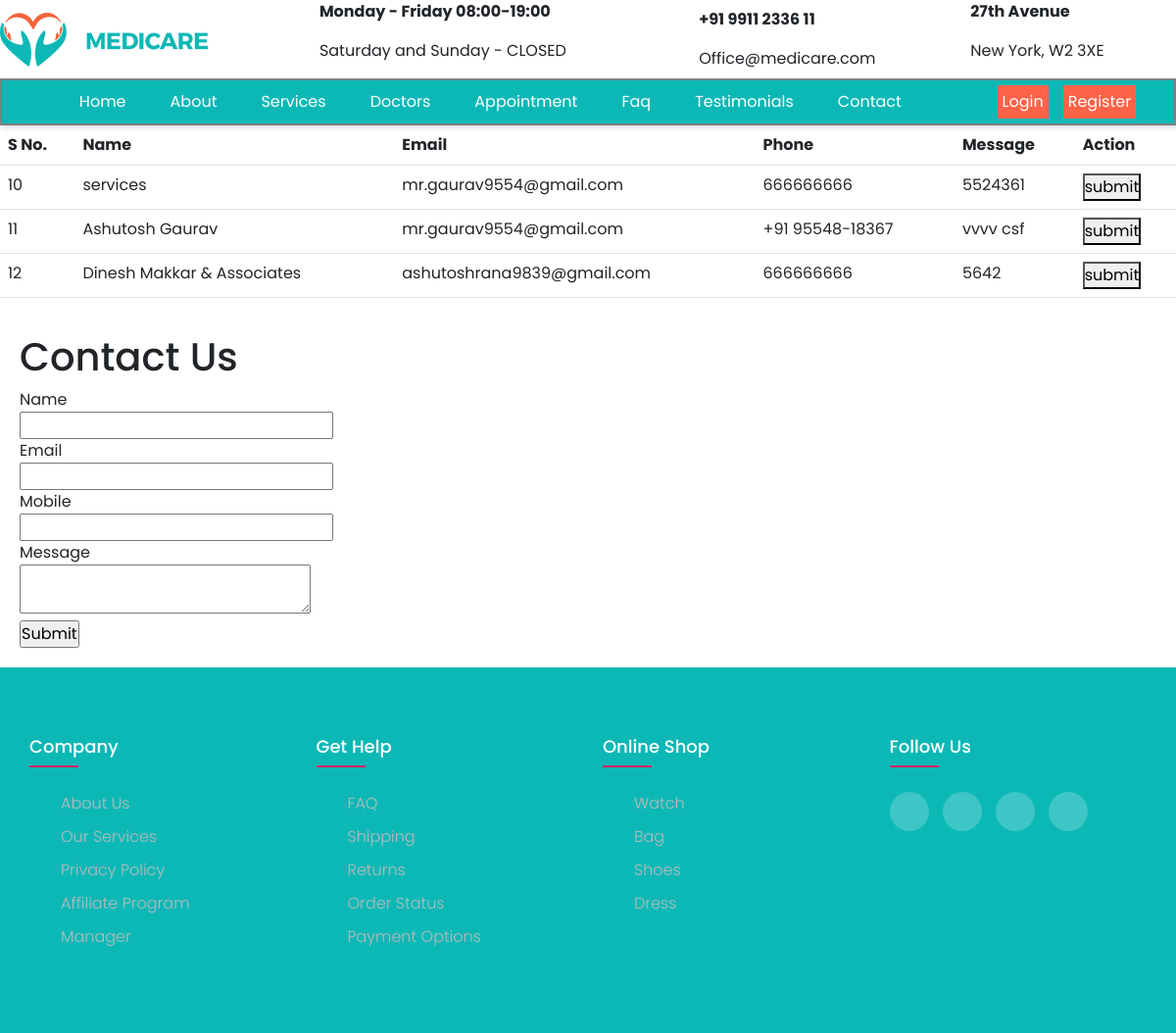
The app's page /contact with its own data.
### home/models.py (models this page shows, shortened)
class Contact(models.Model):
    name = models.CharField(max_length=100)
    email = models.CharField(max_length=100)
    phone = models.CharField(max_length=12)
    message = models.TextField()
    date = models.DateField()

### home/views.py (the view, shortened to what this page needs)
# urls.py: path('contact', views.contact, name="contact"),
def contact(request):
    return render(request, 'pages/contact.html', {
        'data': Contact.objects.all()
    })

### templates/pages/contact.html (shortened to what this page needs)
{% extends 'base.html' %}
{% block body %}
<div style="width:100%">
  <div>
    <table class="table table-hover">
      <thead>
        <tr>
          <th scope="col">S No.</th>
          <th scope="col">Name</th>
          <th scope="col">Email</th>
          <th scope="col">Phone</th>
          <th scope="col">Message</th>
          <th scope="col">Action</th>
        </tr>
      </thead>
      <tbody>
        {% for i in data %}
        <tr>
          <td>{{ i.id }}</td>
          <td>{{ i.name }}</td>
          <td>{{ i.email }}</td>
          <td>{{ i.phone }}</td>
          <td>{{ i.message }}</td>
          <td><button>submit</button></td>
        </tr>
        {% endfor %}
      </tbody>
    </table>
  </div>
  <div style="padding:20px;">
    <h1>Contact Us</h1>
    <form method="post" action="">
      <label>Name</label><br />
      <input type="name" name="name" required><br />
      <label>Email</label><br />
      <input type="email" name="email" required><br />
      <label>Mobile</label><br />
      <input type="phone" name="phone" required><br />
      <label>Message</label><br />
      <textarea type="textarea" name="message" required></textarea><br />
      <input type="submit">
    </form>
  </div>
</div>
{% endblock body %}

### templates/base.html (shortened to what this page needs)
<!DOCTYPE html>
<html lang="en">
<head>
    <link rel="stylesheet" href="https://cdn.jsdelivr.net/npm/bootstrap@5.3.0-alpha3/dist/css/bootstrap.min.css">
    <link rel="stylesheet" href="/static/css/style.css" />
    <link rel="stylesheet" href="/static/css/footer.css" />
</head>
<body>
    <header id="header1">
        <table style="width: 100%">
            <div>
                <td colspan="2"><img src="/static/images/logo.png" /></td>
                <td colspan="2">
                    <p><b>Monday - Friday 08:00-19:00</b></p>
                    <p>Saturday and Sunday - CLOSED</p>
                </td>
                <td colspan="2">
                    <p><b>+91 9911 2336 11</b></p>
                    Office@medicare.com
                </td>
                <td colspan="2">
                    <p><b>27th Avenue</b></p>
                    <p>New York, W2 3XE</p>
                </td>
            </div>
        </table>
        <nav class="navbar1">
            <div class="list1">
                <a class="a1" href="/">Home</a>
                <a class="a1" href="/about">About</a>
                <a class="a1" href="/services">Services</a>
                <a class="a1" href="/doctors">Doctors</a>
                <a class="a1" href="/appointment">Appointment</a>
                <a class="a1" href="/faq">Faq</a>
                <a class="a1" href="/testimonials">Testimonials</a>
                <a class="a1" href="/contact">Contact</a>
            </div>
            <div class="sig1">
                {% if request.user.is_anonymous %}
                <a class="a1" href="/user/login">Login</a>
                <a class="a1" href="/user/register">Register</a>
                {% else %}
                <a class="a1" href="/">welcome {{request.user}}</a>
                <a class="a1" href="/user/logout">Logout</a>
                {% endif %}
            </div>
        </nav>
    </header>
    {% block body %}{% endblock body %}
    <footer class="footer">
        <div class="container">
            <div class="row">
                <div class="footer-col">
                    <h4>company</h4>
                    <ul>
                        <li><a href="/">about us</a></li>
                        <li><a href="/">our services</a></li>
                        <li><a href="/">privacy policy</a></li>
                        <li><a href="/">affiliate program</a></li>
                        <li><a href="manager/">manager</a></li>
                    </ul>
                </div>
                <div class="footer-col">
                    <h4>get help</h4>
                    <ul>
                        <li><a href="/">FAQ</a></li>
                        <li><a href="/">shipping</a></li>
                        <li><a href="/">returns</a></li>
                        <li><a href="/">order status</a></li>
                        <li><a href="/">payment options</a></li>
                    </ul>
                </div>
                <div class="footer-col">
                    <h4>online shop</h4>
                    <ul>
                        <li><a href="/">watch</a></li>
                        <li><a href="/">bag</a></li>
                        <li><a href="/">shoes</a></li>
                        <li><a href="/">dress</a></li>
                    </ul>
                </div>
                <div class="footer-col">
                    <h4>follow us</h4>
                    <div class="social-links">
                        <a href="/"></a>
                        <a href="/"></a>
                        <a href="/"></a>
                        <a href="/"></a>
                    </div>
                </div>
            </div>
        </div>
    </footer>
</body>
</html>

### static/css/style.css (style rules this page uses)
html, body { padding: 0; margin: 0; }
#header1 { position: sticky; width: 100%; background-color: #fff; top: 0; right: 0; z-index: 1000; transition: 0.2s; box-shadow: -3px -3px 17px #ffffff73, 2px 2px 5px rgba(94, 104, 121, 0.288); }
.a1 { text-decoration: none; color: #fff; }
.navbar1 { display: flex; justify-content: space-around; border: 2px solid grey; background: #0cb8b6; padding: 5px 0; }
.list1 { display: flex; justify-content: flex-start; }
.sig1 { display: flex; justify-content: flex-end; }
.list1 a { padding: 5px; margin-left: 35px; }
.sig1 a { background-color: tomato; padding: 5px; margin-left: 15px; }

### static/css/footer.css (style rules this page uses)
body { line-height: 1.5; font-family: "Poppins", sans-serif; }
* { margin: 0; padding: 0; box-sizing: border-box; }
.container { max-width: 1170px; margin: auto; }
.row { display: flex; flex-wrap: wrap; }
ul { list-style: none; }
.footer { background: #0cb8b6; padding: 70px 0; }
.footer-col { width: 25%; padding: 0 15px; }
.footer-col h4 { font-size: 18px; color: #ffffff; text-transform: capitalize; margin-bottom: 35px; font-weight: 500; position: relative; }
.footer-col h4::before { content: ""; position: absolute; left: 0; bottom: -10px; background-color: #e91e63; height: 2px; box-sizing: border-box; width: 50px; }
.footer-col ul li:not(:last-child) { margin-bottom: 10px; }
.footer-col ul li a { font-size: 16px; text-transform: capitalize; color: #ffffff; text-decoration: none; font-weight: 300; color: #bbbbbb; display: block; transition: all 0.3s ease; }
.footer-col .social-links a { display: inline-block; height: 40px; width: 40px; background-color: rgba(255, 255, 255, 0.2); margin: 0 10px 10px 0; text-align: center; line-height: 40px; border-radius: 50%; color: #ffffff; transition: all 0.5s ease; }

### records on screen
Contact: id "10", name "services", email "mr.gaurav9554@gmail.com", phone "666666666", message "5524361"
Contact: id "11", name "Ashutosh Gaurav", email "mr.gaurav9554@gmail.com", phone "+91 95548-18367", message "vvvv csf"
Contact: id "12", name "Dinesh Makkar & Associates", email "ashutoshrana9839@gmail.com", phone "666666666", message "5642"
